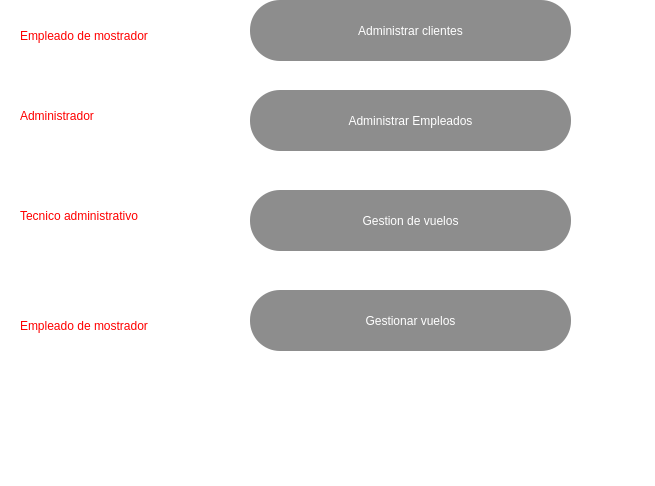
<?xml version="1.0" encoding="UTF-8"?>
<ui version="4.0">
 <class>MainWindow</class>
 <widget class="QMainWindow" name="MainWindow">
  <property name="geometry">
   <rect>
    <x>0</x>
    <y>0</y>
    <width>655</width>
    <height>486</height>
   </rect>
  </property>
  <property name="windowTitle">
   <string>MainWindow</string>
  </property>
  <property name="styleSheet">
   <string notr="true">
background-color: rgb(255, 255, 255);</string>
  </property>
  <widget class="QWidget" name="centralwidget">
   <widget class="QPushButton" name="btn_admi_clies">
    <property name="geometry">
     <rect>
      <x>250</x>
      <y>0</y>
      <width>321</width>
      <height>61</height>
     </rect>
    </property>
    <property name="styleSheet">
     <string notr="true">QPushButton{
font: 90 20pt &quot;MS Shell Dlg 2&quot;;
  color:rgb(255, 255, 255);
  
	background-color: rgb(104, 127, 143);
border-radius:30px;
}
QPushButton:hover{
background-color: rgb(255, 0,0 );
	color:rgb(255, 255, 255);
}

QPushButton{

  color:rgb(255, 255, 255);
  
	
	background-color: rgb(141, 141, 141);
}
</string>
    </property>
    <property name="text">
     <string>Administrar clientes</string>
    </property>
   </widget>
   <widget class="QPushButton" name="btn_admi_empleados">
    <property name="geometry">
     <rect>
      <x>250</x>
      <y>90</y>
      <width>321</width>
      <height>61</height>
     </rect>
    </property>
    <property name="styleSheet">
     <string notr="true">QPushButton{
font: 90 20pt &quot;MS Shell Dlg 2&quot;;
  color:rgb(255, 255, 255);
  
	background-color: rgb(104, 127, 143);
border-radius:30px;
}
QPushButton:hover{
background-color: rgb(255, 0,0 );
	color:rgb(255, 255, 255);
}

QPushButton{

  color:rgb(255, 255, 255);
  
	
	background-color: rgb(141, 141, 141);
}
</string>
    </property>
    <property name="text">
     <string>Administrar Empleados</string>
    </property>
   </widget>
   <widget class="QPushButton" name="btn_gestioneTa">
    <property name="geometry">
     <rect>
      <x>250</x>
      <y>190</y>
      <width>321</width>
      <height>61</height>
     </rect>
    </property>
    <property name="styleSheet">
     <string notr="true">QPushButton{
font: 90 20pt &quot;MS Shell Dlg 2&quot;;
  color:rgb(255, 255, 255);
  
	background-color: rgb(104, 127, 143);
border-radius:30px;
}
QPushButton:hover{
background-color: rgb(255, 0,0 );
	color:rgb(255, 255, 255);
}

QPushButton{

  color:rgb(255, 255, 255);
  
	
	background-color: rgb(141, 141, 141);
}
</string>
    </property>
    <property name="text">
     <string>Gestion de vuelos</string>
    </property>
   </widget>
   <widget class="QPushButton" name="btn_gestione">
    <property name="geometry">
     <rect>
      <x>250</x>
      <y>290</y>
      <width>321</width>
      <height>61</height>
     </rect>
    </property>
    <property name="styleSheet">
     <string notr="true">QPushButton{
font: 90 20pt &quot;MS Shell Dlg 2&quot;;
  color:rgb(255, 255, 255);
  
	background-color: rgb(104, 127, 143);
border-radius:30px;
}
QPushButton:hover{
background-color: rgb(255, 0,0 );
	color:rgb(255, 255, 255);
}

QPushButton{

  color:rgb(255, 255, 255);
  
	
	background-color: rgb(141, 141, 141);
}
</string>
    </property>
    <property name="text">
     <string>Gestionar vuelos</string>
    </property>
   </widget>
   <widget class="QLabel" name="label">
    <property name="geometry">
     <rect>
      <x>20</x>
      <y>200</y>
      <width>211</width>
      <height>31</height>
     </rect>
    </property>
    <property name="styleSheet">
     <string notr="true">
font: 75 14pt &quot;MS Shell Dlg 2&quot;;
color: rgb(255, 0, 0);</string>
    </property>
    <property name="text">
     <string>Tecnico administrativo</string>
    </property>
   </widget>
   <widget class="QLabel" name="label_2">
    <property name="geometry">
     <rect>
      <x>20</x>
      <y>310</y>
      <width>211</width>
      <height>31</height>
     </rect>
    </property>
    <property name="styleSheet">
     <string notr="true">
font: 75 14pt &quot;MS Shell Dlg 2&quot;;
color: rgb(255, 0, 0);</string>
    </property>
    <property name="text">
     <string>Empleado de mostrador</string>
    </property>
   </widget>
   <widget class="QLabel" name="label_3">
    <property name="geometry">
     <rect>
      <x>20</x>
      <y>20</y>
      <width>211</width>
      <height>31</height>
     </rect>
    </property>
    <property name="styleSheet">
     <string notr="true">
font: 75 14pt &quot;MS Shell Dlg 2&quot;;
color: rgb(255, 0, 0);</string>
    </property>
    <property name="text">
     <string>Empleado de mostrador</string>
    </property>
   </widget>
   <widget class="QLabel" name="label_4">
    <property name="geometry">
     <rect>
      <x>20</x>
      <y>100</y>
      <width>211</width>
      <height>31</height>
     </rect>
    </property>
    <property name="styleSheet">
     <string notr="true">
font: 75 14pt &quot;MS Shell Dlg 2&quot;;
color: rgb(255, 0, 0);</string>
    </property>
    <property name="text">
     <string>Administrador</string>
    </property>
   </widget>
  </widget>
  <widget class="QMenuBar" name="menubar">
   <property name="geometry">
    <rect>
     <x>0</x>
     <y>0</y>
     <width>655</width>
     <height>21</height>
    </rect>
   </property>
  </widget>
  <widget class="QStatusBar" name="statusbar"/>
 </widget>
 <resources/>
 <connections/>
</ui>
